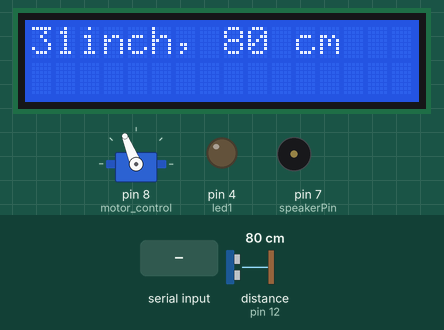
Bench run of a sketch on a simulated Arduino Uno, built with avr-gcc and run on an emulated ATmega328P. Parts: servo, 16×2 character LCD, output pins drawn as LEDs (lit = HIGH), buzzer (waves = sounding). Wiring (inferred from the names in the program): ultrasonic range finder: trigger pin 13; echo pin 12. The inputs (shaded band) are chosen by the test bench; at power-on: distance to the obstacle (sensor on pin 12) 80 cm. The echo pulse lasts 58.3 µs per cm; pins used as bus, display or sensor lines are not drawn; what the sketch prints to the serial monitor is not drawn.

Above: at 1.28 s.
1.3 s: distance to the obstacle (sensor on pin 12) set to 2 cm
At 3.3 s:
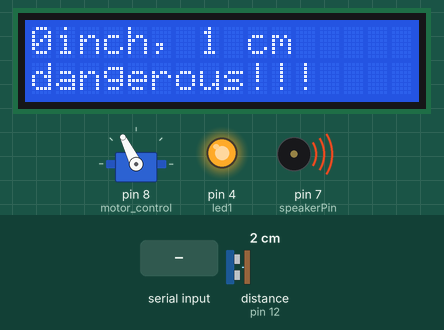
4.3 s: distance to the obstacle (sensor on pin 12) set to 120 cm
At 4.84 s:
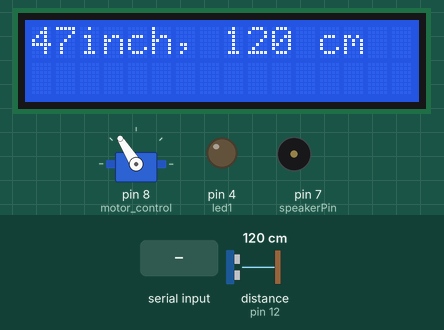
6.5 s: distance to the obstacle (sensor on pin 12) set to 18 cm
At 6.7 s:
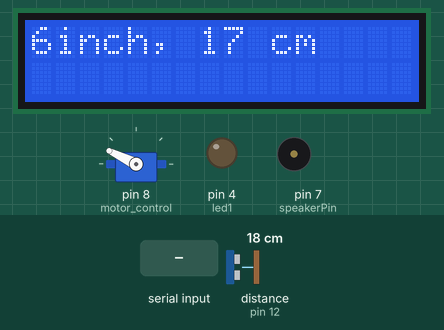
8.8 s: "0" received over Serial
At 8.8 s:
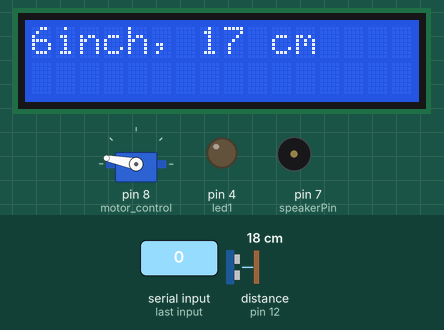
11.8 s: distance to the obstacle (sensor on pin 12) set to 250 cm
At 12.9 s:
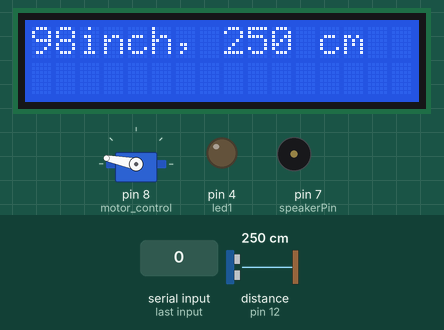
14.8 s: distance to the obstacle (sensor on pin 12) set to 13 cm
At 16.0 s:
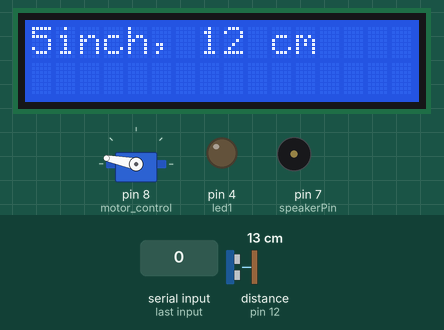
16.4 s: distance to the obstacle (sensor on pin 12) set to 10 cm
Timing chart, 0 to 19.4 s (numbered marks = the images above; inputs shaded):
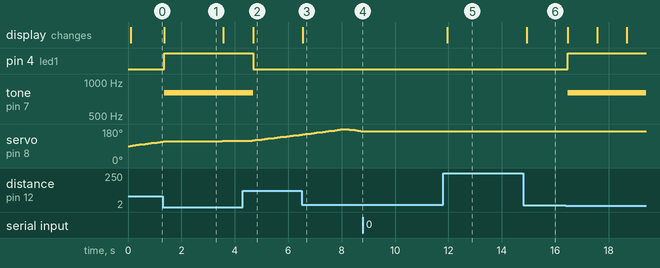

Measured:
- after the input at 1.3 s, pin 4 (led1): LOW → HIGH after 0.05 s; tone on pin 7 (speakerPin): silent → 800 Hz after 0.05 s; the display: changes after 0.05 s (image 1)
- after the input at 4.3 s, pin 4 (led1): HIGH → LOW after 0.38 s; tone on pin 7 (speakerPin): 800 Hz → silent after 0.38 s; the display: changes after 0.38 s (image 2)
- after the input at 6.5 s, the display: changes at once (image 3)
- after the input at 8.8 s, servo on pin 8 (motor_control): stays 169° (without the input it goes to 167° after 0.03 s)
- after the input at 11.8 s, the display: changes after 0.15 s (image 5)
- after the input at 14.8 s, the display: changes after 0.14 s (image 6)
- after the input at 16.4 s, pin 4 (led1): LOW → HIGH after 0.07 s; tone on pin 7 (speakerPin): silent → 800 Hz after 0.07 s

The sketch:

arduino_main.ino
```cpp
#include <LiquidCrystal_I2C.h>
#include <Servo.h>
#include <Wire.h>

#define trigPin 13
#define echoPin 12

int speakerPin = 7;
int led1 = 4;
int motor_control = 8, agl = 90, i = 2; //초기 각도와 돌아갈 각도 설정
int motor_status = HIGH;
Servo servo;
LiquidCrystal_I2C lcd(0x27, 16, 2);
int tones = 800;

void setup()
{
    Serial.begin(9600);
    pinMode(trigPin, OUTPUT);
    pinMode(echoPin, INPUT);
    servo.attach(motor_control);
    servo.write(agl);
    lcd.begin();
    lcd.backlight();
    pinMode(led1, OUTPUT);
}


long microsecondsToInches(long microseconds)
{
    return microseconds / 74 / 2;
}

long microsecondsToCentimeters(long microseconds)
{
    return microseconds / 29 / 2;
}


void loop()
{
    long duration, inches, cm;

    digitalWrite(trigPin, LOW);
    delayMicroseconds(2);
    digitalWrite(trigPin, HIGH);
    delayMicroseconds(10);
    digitalWrite(trigPin, LOW);
    duration = pulseIn(echoPin, HIGH);

    // convert the time into a distance
    inches = microsecondsToInches(duration);
    cm = microsecondsToCentimeters(duration);

    char read_data;

//서보모터 시리얼모니터로 제어하기 0을 입력하면 서보모터 정지 및 작동
    if (Serial.available())
    {
      read_data = Serial.read();
      if( read_data == '0' && motor_status == LOW)
      {
        motor_status = HIGH;
      }
      else if( read_data == '0' && motor_status == HIGH )
      {
        motor_status = LOW;
      }
    }

    if(motor_status == HIGH)
    {
      agl += i;
        if (agl > 180) {
          agl = 179;
          i = -2;
        } else if (agl < 0) {
          agl = 1;
          i = 2;
        }
        servo.write(agl);
//프로세싱을 하기위해 각도와 거리를','로 '.'로 구분하기
        Serial.print(agl);
        Serial.print(",");
        Serial.print(cm);
        Serial.print(".");
    }

    else if (motor_status == LOW)
    {
      servo.write(agl);
      Serial.print(agl);
      Serial.print(",");
      Serial.print(cm);
      Serial.print(".");
    }

    lcd.clear();
    lcd.print(inches, DEC);
    lcd.print("inch, ");
    lcd.print(cm, DEC);
    lcd.println(" cm");

//위험거리 10센티이내로 설정
    if (cm <= 10)
    {
      lcd.setCursor(0, 1);
      lcd.print("dangerous!!!"); // LCD화면에 위험하다고 나타내기
      tone(speakerPin, tones); // 부저로 알려주기
      digitalWrite(led1, HIGH); // LED로 알려주기
      delay(1000); //위험거리 이내로 들어오면 1초간 서보모터 자동으로 정지
    }
    else
    {
      lcd.print("             "); // 공백으로 초기화
      noTone(speakerPin);
      digitalWrite(led1, LOW);
    }

    delay(80);
}
```
